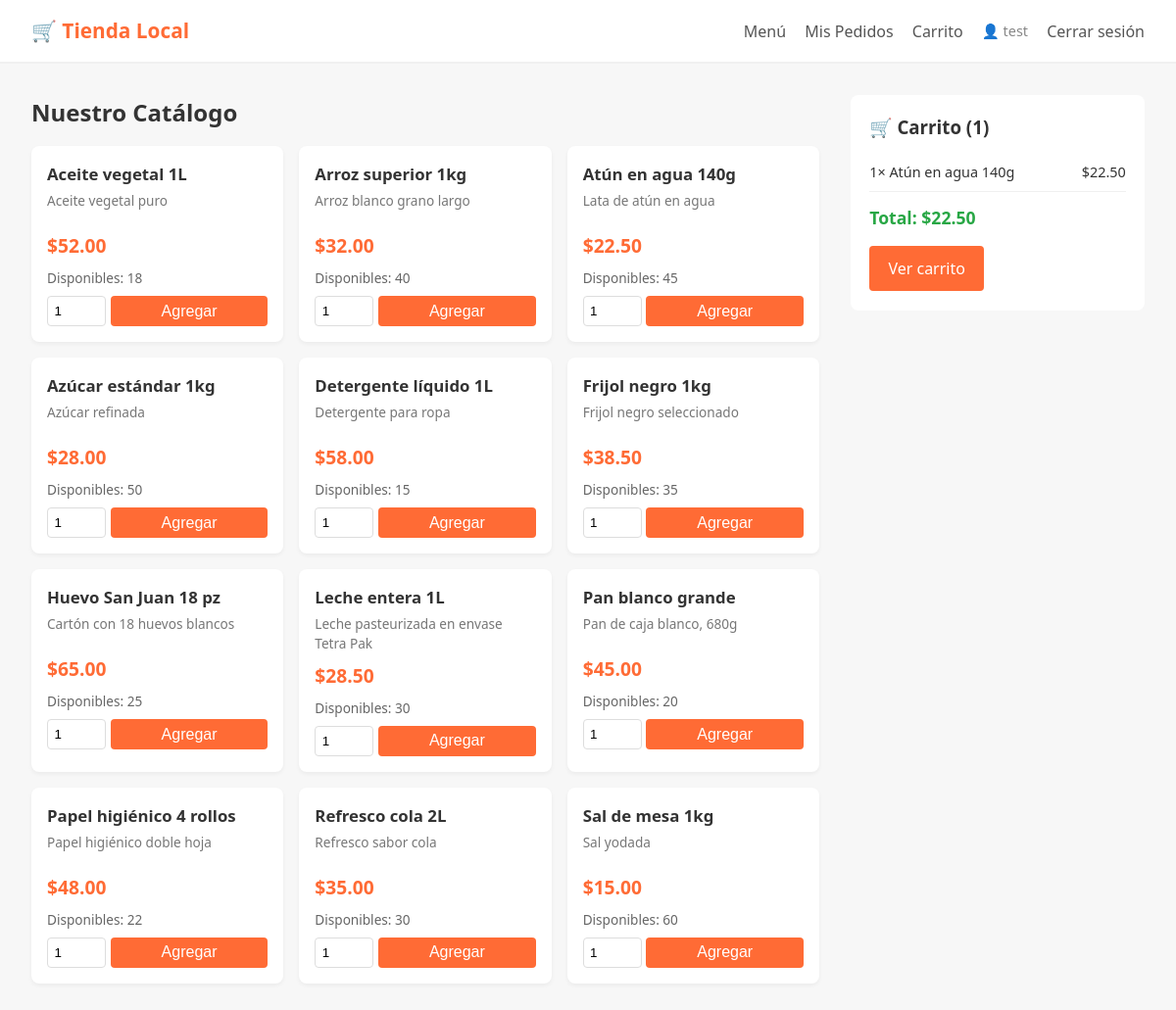
/ (signed in), run on the app's committed database.
### tables this page shows
CREATE TABLE Producto (
    idProducto INTEGER PRIMARY KEY AUTOINCREMENT,
    nombre TEXT NOT NULL,
    descripcion TEXT,
    precio REAL NOT NULL CHECK(precio >= 0),
    stock INTEGER NOT NULL CHECK(stock >= 0)
);

CREATE TABLE ItemCarrito (
    idItemCarrito INTEGER PRIMARY KEY AUTOINCREMENT,
    idCarrito INTEGER NOT NULL,
    idProducto INTEGER NOT NULL,
    cantidad INTEGER NOT NULL CHECK(cantidad > 0),
    precioUnitario REAL NOT NULL,
    FOREIGN KEY (idCarrito) REFERENCES Carrito(idCarrito) ON DELETE CASCADE,
    FOREIGN KEY (idProducto) REFERENCES Producto(idProducto),
    UNIQUE(idCarrito, idProducto)
);

### routes/catalogo.py (the view)
@bp.route('/')
def ver():
    productos = Producto.listar_todos()
    carrito = None
    if 'idUsuario' in session and session.get('rol') == 'cliente':
        carrito = Carrito.obtener_por_cliente(session['idUsuario'])
    return render_template('catalogo.html', productos=productos, carrito=carrito)

### database/db.py (called while the page is built)
def get_connection():
    conn = sqlite3.connect(DB_PATH)
    conn.row_factory = sqlite3.Row
    conn.execute("PRAGMA foreign_keys = ON")
    return conn

### models/carrito.py (called while the page is built)
    def subtotal(self):
        return self.cantidad * self.precioUnitario

    def calcular_total(self):
        return sum(item.subtotal() for item in self.items)

### models/producto.py (called while the page is built)
    @staticmethod
    def _fila_a_producto(fila):
        return Producto(
            fila['idProducto'], fila['nombre'], fila['descripcion'],
            fila['precio'], fila['stock']
        )

    @staticmethod
    def listar_todos():
        conn = get_connection()
        try:
            filas = conn.execute("SELECT * FROM Producto ORDER BY nombre").fetchall()
            return [Producto._fila_a_producto(f) for f in filas]
        finally:
            conn.close()

### templates/catalogo.html (shortened to what this page needs)
{% extends 'base.html' %}
{% block contenido %}
<div class="layout-catalogo">
    <section class="catalogo">
        <h2>Nuestro Catálogo</h2>
        {% if productos %}
            <div class="grid-productos">
                {% for p in productos %}
                <div class="tarjeta-producto">
                    <h3>{{ p.nombre }}</h3>
                    <p class="descripcion">{{ p.descripcion }}</p>
                    <p class="precio">${{ '%.2f' | format(p.precio) }}</p>
                    <p class="stock">
                        {% if p.stock > 0 %}
                            Disponibles: {{ p.stock }}
                        {% else %}
                            <span class="agotado">Agotado</span>
                        {% endif %}
                    </p>
                    {% if session.idUsuario and session.rol == 'cliente' and p.stock > 0 %}
                    <form method="POST" action="{{ url_for('carrito.agregar', idProducto=p.idProducto) }}">
                        <input type="number" name="cantidad" value="1" min="1" max="{{ p.stock }}">
                        <button type="submit" class="btn-naranja">Agregar</button>
                    </form>
                    {% endif %}
                </div>
                {% endfor %}
            </div>
        {% else %}
            <p>No hay productos disponibles en este momento.</p>
        {% endif %}
    </section>
    {% if carrito %}
    <aside class="carrito-lateral">
        <h3>🛒 Carrito ({{ carrito.items | length }})</h3>
        {% if carrito.items %}
            <ul>
                {% for item in carrito.items %}
                <li>
                    {{ item.cantidad }}× {{ item.nombre }}
                    <span class="subtotal">${{ '%.2f' | format(item.subtotal()) }}</span>
                </li>
                {% endfor %}
            </ul>
            <p class="total">Total: ${{ '%.2f' | format(carrito.calcular_total()) }}</p>
            <a href="{{ url_for('carrito.ver') }}" class="btn-naranja">Ver carrito</a>
        {% else %}
            <p class="vacio">Tu carrito está vacío</p>
        {% endif %}
    </aside>
    {% endif %}
</div>
{% endblock %}

### static/style.css (style rules this page uses)
* { box-sizing: border-box; margin: 0; padding: 0; }
body { font-family: 'Segoe UI', Tahoma, sans-serif; background: #f7f7f7; color: #333; line-height: 1.5; }
.btn-naranja { background: #ff6b35; color: white; border: none; padding: 0.7rem 1.2rem; border-radius: 4px; cursor: pointer; font-size: 1rem; text-decoration: none; display: inline-block; margin-top: 1rem; }
button { cursor: pointer; }
.layout-catalogo { display: grid; grid-template-columns: 1fr 300px; gap: 2rem; }
.grid-productos { display: grid; grid-template-columns: repeat(auto-fill, minmax(220px, 1fr)); gap: 1rem; margin-top: 1rem; }
.tarjeta-producto { background: #fff; padding: 1rem; border-radius: 8px; box-shadow: 0 2px 4px rgba(0,0,0,0.05); }
.tarjeta-producto h3 { font-size: 1.05rem; margin-bottom: 0.3rem; }
.descripcion { font-size: 0.85rem; color: #777; min-height: 2.5em; }
.precio { font-size: 1.2rem; font-weight: bold; color: #ff6b35; margin: 0.5rem 0; }
.stock { font-size: 0.85rem; color: #666; }
.tarjeta-producto form { display: flex; gap: 0.3rem; margin-top: 0.5rem; }
.tarjeta-producto input[type=number] { width: 60px; padding: 0.4rem; border: 1px solid #ddd; border-radius: 4px; }
.tarjeta-producto .btn-naranja { margin: 0; flex: 1; padding: 0.4rem; }
.carrito-lateral { background: #fff; padding: 1.2rem; border-radius: 8px; height: fit-content; position: sticky; top: 1rem; }
.carrito-lateral h3 { margin-bottom: 0.8rem; }
.carrito-lateral ul { list-style: none; }
.carrito-lateral li { padding: 0.5rem 0; border-bottom: 1px solid #f0f0f0; display: flex; justify-content: space-between; font-size: 0.9rem; }
.carrito-lateral .total { margin-top: 0.8rem; font-weight: bold; font-size: 1.1rem; color: #28a745; }
.total { font-size: 1.1rem; font-weight: bold; color: #28a745; margin-top: 0.5rem; }

### data on the page
Producto: nombre "Aceite vegetal 1L", descripcion "Aceite vegetal puro", precio "52.00", stock "18"
Producto: nombre "Arroz superior 1kg", descripcion "Arroz blanco grano largo", precio "32.00", stock "40"
Producto: nombre "Atún en agua 140g", descripcion "Lata de atún en agua", precio "22.50", stock "45"
Producto: nombre "Azúcar estándar 1kg", descripcion "Azúcar refinada", precio "28.00", stock "50"
Producto: nombre "Detergente líquido 1L", descripcion "Detergente para ropa", precio "58.00", stock "15"
Producto: nombre "Frijol negro 1kg", descripcion "Frijol negro seleccionado", precio "38.50", stock "35"
Producto: nombre "Huevo San Juan 18 pz", descripcion "Cartón con 18 huevos blancos", precio "65.00", stock "25"
Producto: nombre "Leche entera 1L", descripcion "Leche pasteurizada en envase Tetra Pak", precio "28.50", stock "30"
Producto: nombre "Pan blanco grande", descripcion "Pan de caja blanco, 680g", precio "45.00", stock "20"
Producto: nombre "Papel higiénico 4 rollos", descripcion "Papel higiénico doble hoja", precio "48.00", stock "22"
Producto: nombre "Refresco cola 2L", descripcion "Refresco sabor cola", precio "35.00", stock "30"
Producto: nombre "Sal de mesa 1kg", descripcion "Sal yodada", precio "15.00", stock "60"
ItemCarrito: cantidad "1", nombre "Atún en agua 140g", subtotal "22.50"

### other printed values
{{ session.nombre }} "test"
{{ carrito.items | length }} "1"
{{ '%.2f' | format(carrito.calcular_total()) }} "22.50"
